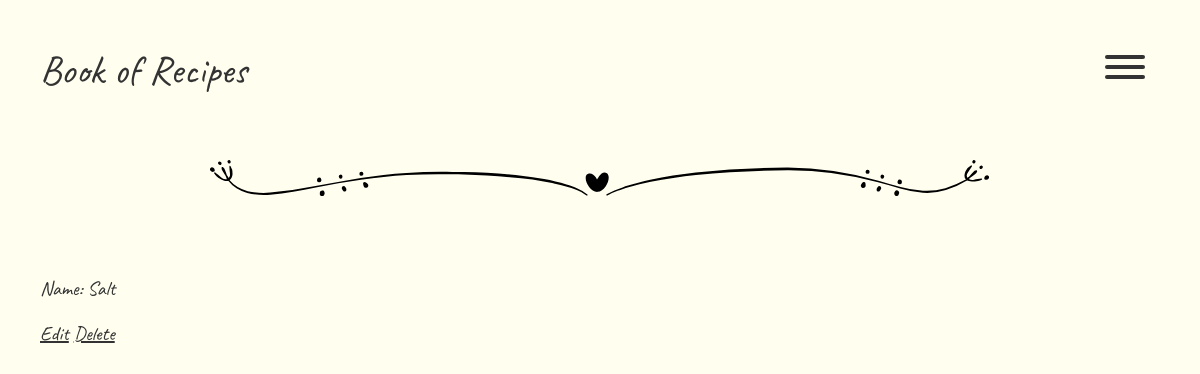
Page /ingredients/1/ on the earlier database version.
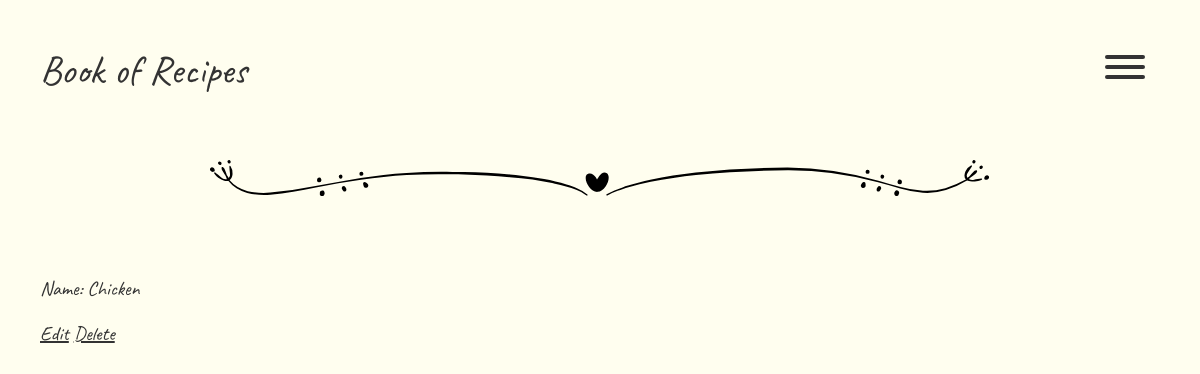
Same page on the later database version.
### recipes/models.py (models this page shows, shortened)
class Ingredient(models.Model):
    name = models.CharField(max_length=100)

### recipes/views.py (the view)
# urls.py: path('ingredients/<int:pk>/', views.IngredientView.as_view(), name='ingredient'),
class IngredientView(generic.DetailView):
    model = Ingredient
    template_name = 'recipes/ingredient/ingredient.html'

### recipes/templates/recipes/ingredient/ingredient.html (shortened to what this page needs)
{% extends 'recipes/base.html' %}
{% block content %}
  <main class="main-content">
    <p>Name: {{ ingredient.name }}</p>
    <a href="{% url 'edit_ingredient' ingredient.id %}">Edit</a>
    <a href="{% url 'delete_ingredient' ingredient.id %}">Delete</a>
  </main>
{% endblock %}

Differences in the rows shown:
changed Ingredient: name "Salt" → "Chicken"
